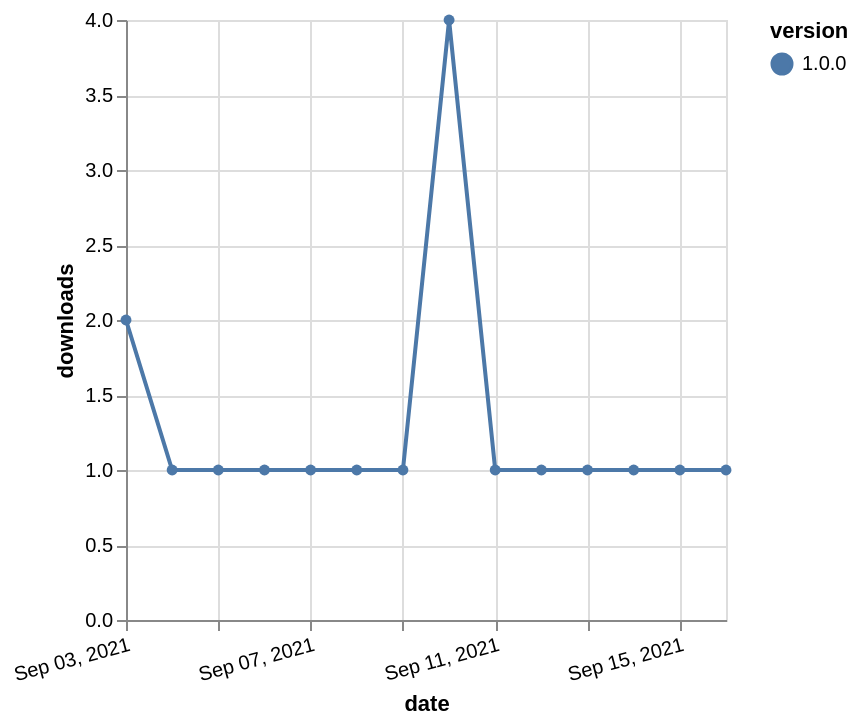

Specify this chart in Vega-Lite:
### Vega-Lite specification from a JSON file in a GitHub repository (floating-point values rounded to 4 significant figures)
{"$schema": "https://vega.github.io/schema/vega-lite/v5.json", "description": "A simple bar chart with embedded data.", "data": {"values": [{"date": "2021-09-03", "total": 119, "delta": 2, "version": "1.0.0"}, {"date": "2021-09-04", "total": 120, "delta": 1, "version": "1.0.0"}, {"date": "2021-09-05", "total": 121, "delta": 1, "version": "1.0.0"}, {"date": "2021-09-06", "total": 122, "delta": 1, "version": "1.0.0"}, {"date": "2021-09-07", "total": 123, "delta": 1, "version": "1.0.0"}, {"date": "2021-09-08", "total": 124, "delta": 1, "version": "1.0.0"}, {"date": "2021-09-09", "total": 125, "delta": 1, "version": "1.0.0"}, {"date": "2021-09-10", "total": 129, "delta": 4, "version": "1.0.0"}, {"date": "2021-09-11", "total": 130, "delta": 1, "version": "1.0.0"}, {"date": "2021-09-12", "total": 131, "delta": 1, "version": "1.0.0"}, {"date": "2021-09-13", "total": 132, "delta": 1, "version": "1.0.0"}, {"date": "2021-09-14", "total": 133, "delta": 1, "version": "1.0.0"}, {"date": "2021-09-15", "total": 134, "delta": 1, "version": "1.0.0"}, {"date": "2021-09-16", "total": 135, "delta": 1, "version": "1.0.0"}]}, "width": "container", "mark": {"type": "line", "point": {"filled": true}}, "encoding": {"x": {"field": "date", "type": "temporal", "timeUnit": "yearmonthdate", "title": "date", "axis": {"labelAngle": -15}}, "y": {"field": "delta", "type": "quantitative", "title": "downloads"}, "color": {"field": "version", "type": "nominal"}, "tooltip": {"field": "delta"}}}
